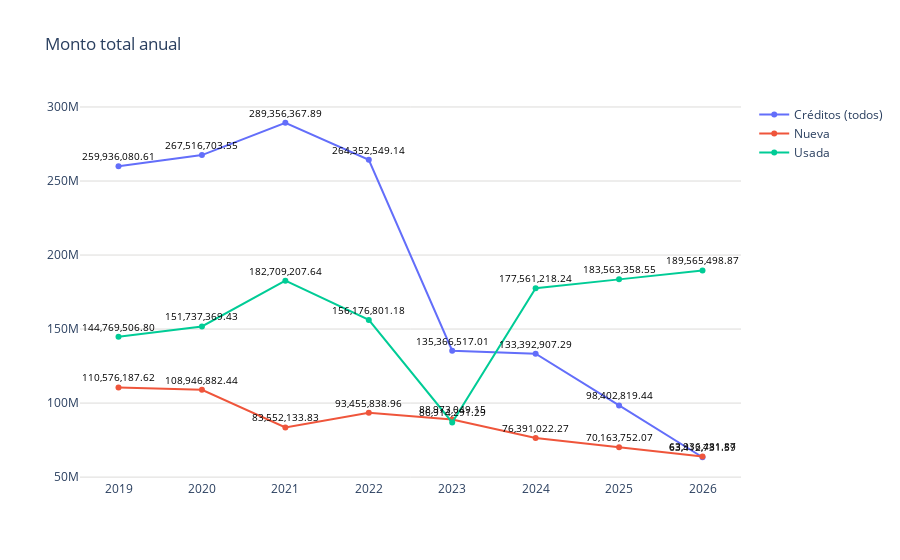

Write notebook code for a chart like this one.
### Code cell
forecast_creditosgral_totales_pachuca = pd.concat([total_todos_pachuca, total_nueva_pachuca,total_usada_pachuca], ignore_index=True)
# Datos
trimestres = forecast_creditosgral_totales_pachuca['año']
modalidades = forecast_creditosgral_totales_pachuca['modalidad']
montos = forecast_creditosgral_totales_pachuca['montos']

# Limpiar las cadenas de montos y convertirlas a números
promedios_limpios = [float(montos.replace(',', '')) for montos in montos]

fig = go.Figure()
# Agregar líneas para cada modalidad
for modalidad in modalidades.unique():
    df_modalidad = forecast_creditosgral_totales_pachuca[forecast_creditosgral_totales_pachuca['modalidad'] == modalidad]
    fig.add_trace(go.Scatter(
        x=df_modalidad['año'],
        y=df_modalidad['montos'].apply(lambda x: float(x.replace(',', ''))),  # Usar los montos limpios
        mode='markers+lines',
        name=modalidad
    ))

fig.update_layout(
    title='Monto total anual',
    yaxis=dict(gridcolor='#dddcda'),
    plot_bgcolor='rgba(0,0,0,0)',  # Color de fondo del gráfico
)

# Agregar etiquetas de texto a los puntos
for trace in fig.data:
    df_modalidad = forecast_creditosgral_totales_pachuca[forecast_creditosgral_totales_pachuca['modalidad'] == trace.name]
    for i, point in enumerate(trace.y):
        fig.add_annotation(
            x=trace.x[i], 
            y=point, 
            text=f'{df_modalidad.iloc[i]["montos"]}', 
            showarrow=False,
            font=dict(color='black', size=10),
            yshift=10
        )

# Exportar gráfica como archivo HTML
def guardar_grafico_como_html(fig, nombre_archivo, carpeta='assets/graficas'):
    # Crear la carpeta si no existe
    if not os.path.exists(carpeta):
        os.makedirs(carpeta)
    # Guardar la gráfica como archivo HTML en la carpeta especificada
    pio.write_html(fig, os.path.join(carpeta, f'{nombre_archivo}.html'))

# Exportar
guardar_grafico_como_html(fig, 'g_scatt_forecast_creditgral_total', carpeta='assets/graficas')
fig.show()

### Figure 1 — Plotly figure (JSON) as saved in the notebook; plotly's stock layout.template omitted (floating-point values rounded to 4 significant figures)
{"data": [{"mode": "markers+lines", "name": "Créditos (todos)", "type": "scatter", "x": [2019, 2020, 2021, 2022, 2023, 2024, 2025, 2026], "y": [259900000.0, 267500000.0, 289400000.0, 264400000.0, 135400000.0, 133400000.0, 98400000.0, 63410000.0]}, {"mode": "markers+lines", "name": "Nueva", "type": "scatter", "x": [2019, 2020, 2021, 2022, 2023, 2024, 2025, 2026], "y": [110600000.0, 108900000.0, 83550000.0, 93460000.0, 88970000.0, 76390000.0, 70160000.0, 63940000.0]}, {"mode": "markers+lines", "name": "Usada", "type": "scatter", "x": [2019, 2020, 2021, 2022, 2023, 2024, 2025, 2026], "y": [144800000.0, 151700000.0, 182700000.0, 156200000.0, 86910000.0, 177600000.0, 183600000.0, 189600000.0]}], "layout": {"annotations": [{"font": {"color": "black", "size": 10}, "showarrow": false, "text": "259,936,080.61", "x": 2019, "y": 259900000.0, "yshift": 10}, {"font": {"color": "black", "size": 10}, "showarrow": false, "text": "267,516,703.55", "x": 2020, "y": 267500000.0, "yshift": 10}, {"font": {"color": "black", "size": 10}, "showarrow": false, "text": "289,356,367.89", "x": 2021, "y": 289400000.0, "yshift": 10}, {"font": {"color": "black", "size": 10}, "showarrow": false, "text": "264,352,549.14", "x": 2022, "y": 264400000.0, "yshift": 10}, {"font": {"color": "black", "size": 10}, "showarrow": false, "text": "135,366,517.01", "x": 2023, "y": 135400000.0, "yshift": 10}, {"font": {"color": "black", "size": 10}, "showarrow": false, "text": "133,392,907.29", "x": 2024, "y": 133400000.0, "yshift": 10}, {"font": {"color": "black", "size": 10}, "showarrow": false, "text": "98,402,819.44", "x": 2025, "y": 98400000.0, "yshift": 10}, {"font": {"color": "black", "size": 10}, "showarrow": false, "text": "63,412,731.59", "x": 2026, "y": 63410000.0, "yshift": 10}, {"font": {"color": "black", "size": 10}, "showarrow": false, "text": "110,576,187.62", "x": 2019, "y": 110600000.0, "yshift": 10}, {"font": {"color": "black", "size": 10}, "showarrow": false, "text": "108,946,882.44", "x": 2020, "y": 108900000.0, "yshift": 10}, {"font": {"color": "black", "size": 10}, "showarrow": false, "text": "83,552,133.83", "x": 2021, "y": 83550000.0, "yshift": 10}, {"font": {"color": "black", "size": 10}, "showarrow": false, "text": "93,455,838.96", "x": 2022, "y": 93460000.0, "yshift": 10}, {"font": {"color": "black", "size": 10}, "showarrow": false, "text": "88,973,049.15", "x": 2023, "y": 88970000.0, "yshift": 10}, {"font": {"color": "black", "size": 10}, "showarrow": false, "text": "76,391,022.27", "x": 2024, "y": 76390000.0, "yshift": 10}, {"font": {"color": "black", "size": 10}, "showarrow": false, "text": "70,163,752.07", "x": 2025, "y": 70160000.0, "yshift": 10}, {"font": {"color": "black", "size": 10}, "showarrow": false, "text": "63,936,481.87", "x": 2026, "y": 63940000.0, "yshift": 10}, {"font": {"color": "black", "size": 10}, "showarrow": false, "text": "144,769,506.80", "x": 2019, "y": 144800000.0, "yshift": 10}, {"font": {"color": "black", "size": 10}, "showarrow": false, "text": "151,737,369.43", "x": 2020, "y": 151700000.0, "yshift": 10}, {"font": {"color": "black", "size": 10}, "showarrow": false, "text": "182,709,207.64", "x": 2021, "y": 182700000.0, "yshift": 10}, {"font": {"color": "black", "size": 10}, "showarrow": false, "text": "156,176,801.18", "x": 2022, "y": 156200000.0, "yshift": 10}, {"font": {"color": "black", "size": 10}, "showarrow": false, "text": "86,914,291.29", "x": 2023, "y": 86910000.0, "yshift": 10}, {"font": {"color": "black", "size": 10}, "showarrow": false, "text": "177,561,218.24", "x": 2024, "y": 177600000.0, "yshift": 10}, {"font": {"color": "black", "size": 10}, "showarrow": false, "text": "183,563,358.55", "x": 2025, "y": 183600000.0, "yshift": 10}, {"font": {"color": "black", "size": 10}, "showarrow": false, "text": "189,565,498.87", "x": 2026, "y": 189600000.0, "yshift": 10}], "plot_bgcolor": "rgba(0,0,0,0)", "title": {"text": "Monto total anual"}, "yaxis": {"gridcolor": "#dddcda"}}}
